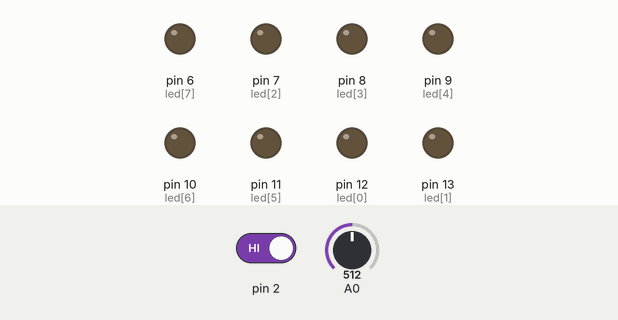
Bench run of a sketch on a simulated Arduino Uno, built with avr-gcc and run on an emulated ATmega328P. Parts: output pins drawn as LEDs (lit = HIGH). The inputs (shaded band) are chosen by the test bench; at power-on: pin 2 HIGH, A0 = 512. Random numbers use the default seed unless the sketch sets one.

Above: at 1.2 s.
1.3 s: pin 2 driven LOW
At 1.6 s:
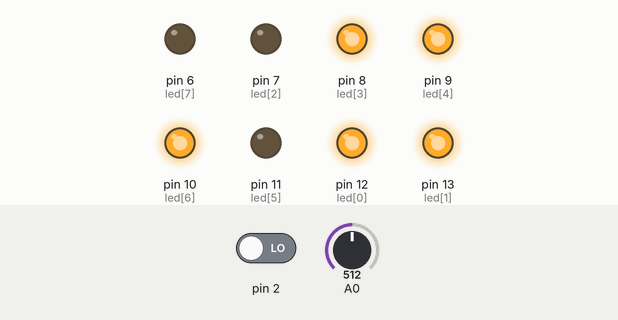
2.8 s: A0 set to 0
At 3.41 s:
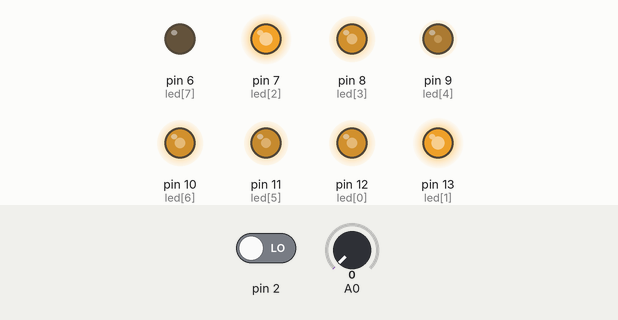
5.8 s: A0 set to 18
7.3 s: A0 set to 122
At 8.5 s:
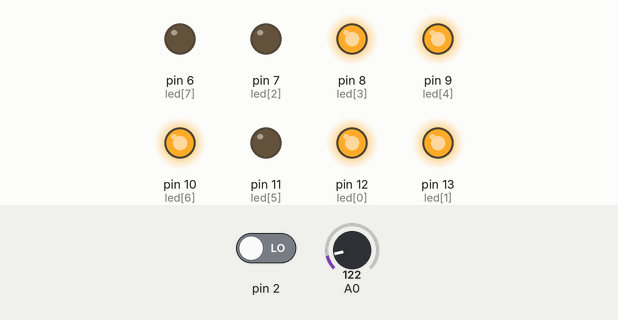
8.8 s: A0 set to 511
At 9.7 s:
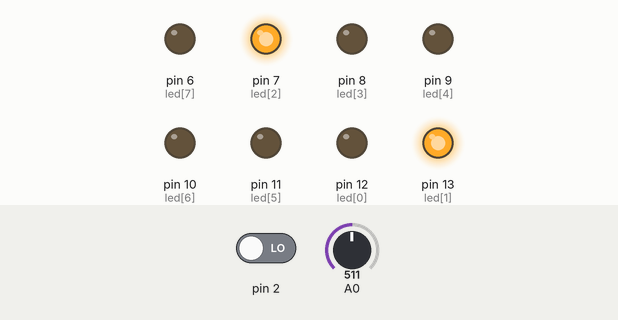
10.3 s: A0 set to 1023
At 10.9 s:
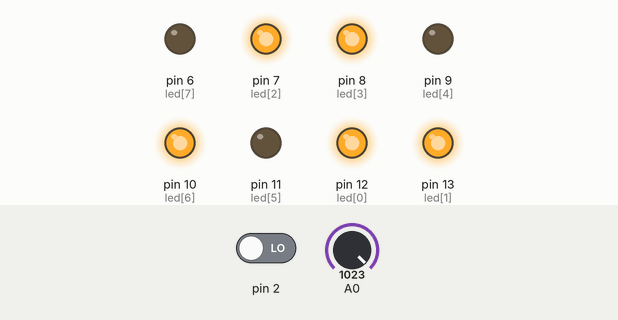
Timing chart, 0 to 12.8 s (numbered marks = the images above; inputs shaded):
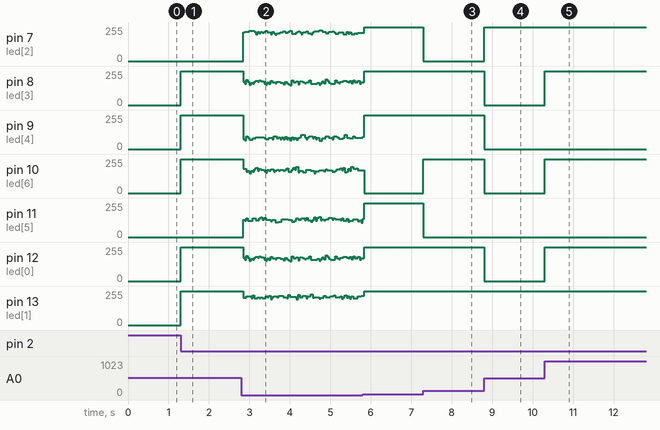

The sketch:

segment_03.ino
```cpp
// C++ code
//
const int a = 12;
const int b = 13;
const int c = 7;
const int d = 8;
const int e = 9;
const int f = 11;
const int g = 10;
const int dp = 6;

const int led[8] = {12, 13, 7, 8, 9, 11, 10, 6};
byte number[10][8] = {
  {1,1,1,1,1,1,0,0}, //0
  {0,1,1,0,0,0,0,0}, //1
  {1,1,0,1,1,0,1,0}, //2
  {1,1,1,1,0,0,1,0}, //3
  {0,1,1,0,0,1,1,0}, //4
  {1,0,1,1,0,1,1,0}, //5
  {1,0,1,1,1,1,1,0}, //6
  {1,1,1,0,0,1,0,0}, //7
  {1,1,1,1,1,1,1,0}, //8
  {1,1,1,1,0,1,1,0} //9
};


void setup()
{
  for(int i=0; i<8;i++){
    pinMode(led[i], OUTPUT);
  }

  pinMode(2, INPUT);
}

void loop()
{
  int btn = digitalRead(2);
  if(btn == LOW) {
    // 난수발생 패턴이 일정하지 않도록 seed값을 지정
    randomSeed(analogRead(0));
    int num = random(0, 6); // 0~5 임의수

    for(int j=0; j<8; j++){
      digitalWrite(led[j], number[num][j]);
    }
  }
}
```

Measured:
- after the input at 1.3 s, pin 8 (led[3]), pin 9 (led[4]), pin 10 (led[6]), pin 12 (led[0]), pin 13 (led[1]): 0/255 → 255/255 at once
- after the input at 7.3 s, pin 7 (led[2]), pin 11 (led[5]): 255/255 → 0/255 at once; pin 10 (led[6]): 0/255 → 255/255 at once
- after the input at 8.8 s, pin 7 (led[2]): 0/255 → 255/255 at once; pin 8 (led[3]), pin 9 (led[4]), pin 10 (led[6]), pin 12 (led[0]): 255/255 → 0/255 at once
- after the input at 10.3 s, pin 8 (led[3]), pin 10 (led[6]), pin 12 (led[0]): 0/255 → 255/255 at once
